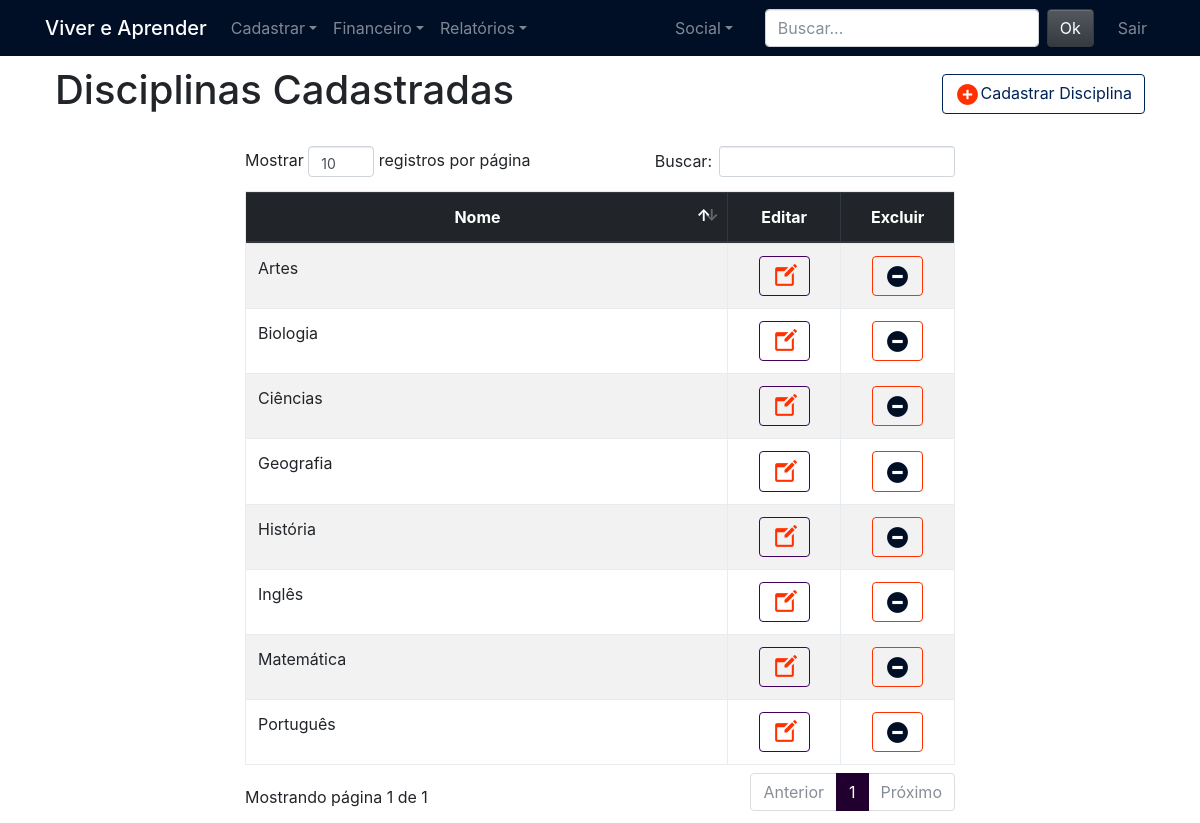
Screenshot of /DisciplinasFormulario.php (signed in) with the database file from the repository.
### tables this page shows
CREATE TABLE `disciplina` (
  `id` int(11) NOT NULL AUTO_INCREMENT,
  `nome` varchar(255) NOT NULL,
  PRIMARY KEY (`id`)
);

### DAO/DisciplinaDAO.php (called while the page is built, shortened)
<?php
	class DisciplinaDAO extends Disciplina
	{
		public static function listarDisciplinas()
	    {
	        $query = "	SELECT nome, id
				 		FROM disciplina ORDER BY nome";
	        $conexao = Conexao::pegarConexao();
	        $resultado = $conexao->query($query);
	        $lista = $resultado->fetchAll();
			return $lista;
		}
	}

### DisciplinasFormulario.php (the view, shortened to what this page needs)
<?php
    require_once("cabecalho.php");
    require_once("DAO/DisciplinaDAO.php");
    try
    {
        $listaDisciplinas = DisciplinaDAO::listarDisciplinas();
    }
    catch(Exception $e)
    {
        Erro::trataErro($e);
    }
?>
<link rel="stylesheet" type="text/css" href="node_modules/DataTables/datatables.min.css"/>
<link href="datepicker/css/bootstrap-datepicker.css" rel="stylesheet"/>
<div class="form-row align-items-center">
    <h1>Disciplinas Cadastradas</h1>
    <div class="ml-auto">
        <button
            type="button"
            class="btn btn-outline-success"
            data-toggle="modal"
            data-target="#ModalDisciplinasFormulario"
            id="cadastrar-disciplina"
        >
            <img src="img/laranja-adicionar-25.png">Cadastrar Disciplina
        </button>
    </div>
</div>
<div class="row mt-4 justify-content-center">
    <div class="col-md-8">
        <table class="table table-hover table-bordered table-striped tabelaPTBR" id="tabelaDisciplinas">
            <thead class="thead-dark" align="center">
                <tr>
                    <th>Nome</th>
                    <th width="90">Editar</th>
                    <th width="90">Excluir</th>
                </tr>
            </thead>
            <tbody>
                <?php foreach ($listaDisciplinas as $linha): ?>
                    <tr>
                        <td><?php echo $linha['nome'] ?></td>
                        <td align="center">
                            <button
                                type="button"
                                id="bnt-editar-disciplina"
                                class="btn btn-outline-info btn-editar-disciplina"
                                data-toggle="modal"
                                data-target="#ModalDisciplinasFormulario"
                                data-nomeDisciplina="<?php echo $linha['nome'] ?>"
                                data-idDisciplina="<?php echo $linha['id'] ?>"
                                onclick="setAlterarDisciplinas('<?php echo $linha['nome'] ?>', <?php echo $linha['id'] ?>)"
                            >
                                <img src="img/editar.png">
                            </button>
                        </td>
                        <td align="center">
                            <button
                                type="button"
                                id="btnExcluir<?php echo $linha['id'] ?>"
                                class="btn btn-outline-danger btn-excluir-disciplina"
                                onclick="excluirDisciplina(<?php echo $linha['id'] ?>)"
                            >
                                <img src="img/menos-25.png">
                            </button>
                        </td>
                    </tr>
                <?php endforeach ?>
            </tbody>
        </table>
    </div>
</div>
<?php
    include("rodape.php");
?>

### rows the page displays
disciplina: nome "Artes"
disciplina: nome "Biologia"
disciplina: nome "Ciências"
disciplina: nome "Geografia"
disciplina: nome "História"
disciplina: nome "Inglês"
disciplina: nome "Matemática"
disciplina: nome "Português"
